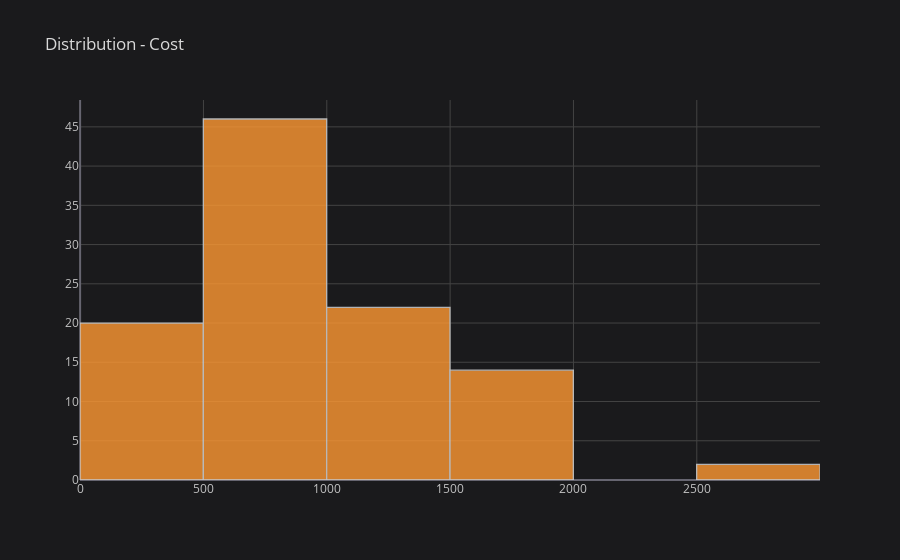

This figure's notebook cell:
### Code cell
df_one['Cost'].iplot(kind='hist',bins=10, title='Distribution - Cost',theme="space")

### Figure 1 — Plotly figure (JSON) as saved in the notebook; plotly's stock layout.template omitted (floating-point values rounded to 4 significant figures)
{"data": [{"histfunc": "count", "histnorm": "", "marker": {"color": "rgba(255, 153, 51, 1.0)", "line": {"color": "#D9D9D9", "width": 1.3}}, "name": "Cost", "nbinsx": 10, "opacity": 0.8, "orientation": "v", "x": [800, 800, 1300, 800, 1200, 1500, 500, 300, 1000, 350, 400, 1600, 750, 1300, 1500, 500, 550, 400, 1900, 400, 450, 1900, 1600, 150, 1400, 1000, 1300, 1100, 600, 200, 1000, 700, 900, 1700, 700, 700, 500, 1200, 700, 1200, 500, 600, 500, 1000, 900, 1400, 800, 500, 500, 800, 500, 500, 1200, 200, 700, 2500, 450, 350, 200, 1200, 1200, 500, 850, 600, 1500, 750, 1200, 1500, 1500, 1100, 1300, 1000, 600, 600, 700, 350, 650, 1100, 700, 500, 600, 750, 500, 700, 200, 600, 600, 400, 150, 1600, 1800, 2800, 550, 550, 400, 600, 1750, 400, 1000, 600, 200, 500, 250, 1700], "type": "histogram"}], "layout": {"barmode": "overlay", "legend": {"bgcolor": "#1A1A1C", "font": {"color": "#D9D9D9"}}, "paper_bgcolor": "#1A1A1C", "plot_bgcolor": "#1A1A1C", "title": {"font": {"color": "#D9D9D9"}, "text": "Distribution - Cost"}, "xaxis": {"gridcolor": "#434343", "showgrid": true, "tickfont": {"color": "#C2C2C2"}, "title": {"font": {"color": "#D9D9D9"}, "text": ""}, "zerolinecolor": "#666570"}, "yaxis": {"gridcolor": "#434343", "showgrid": true, "tickfont": {"color": "#C2C2C2"}, "title": {"font": {"color": "#D9D9D9"}, "text": ""}, "zerolinecolor": "#666570"}}}
